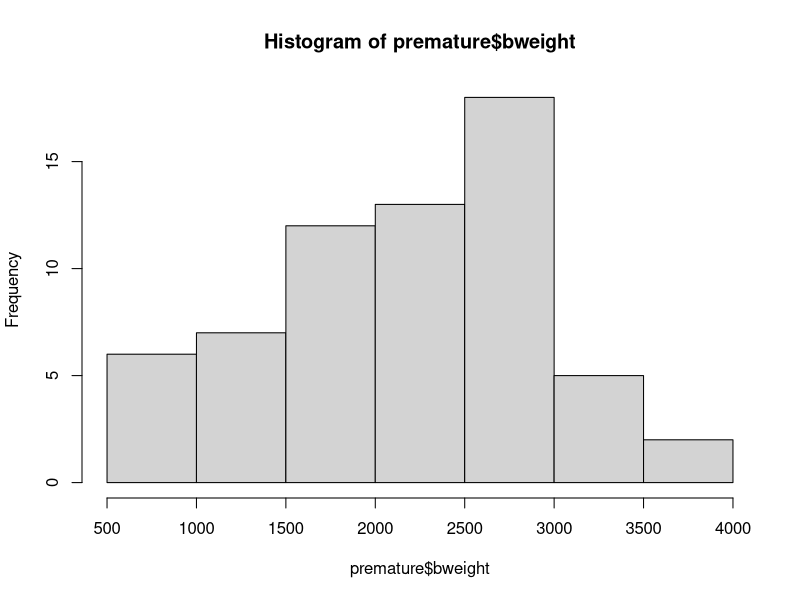
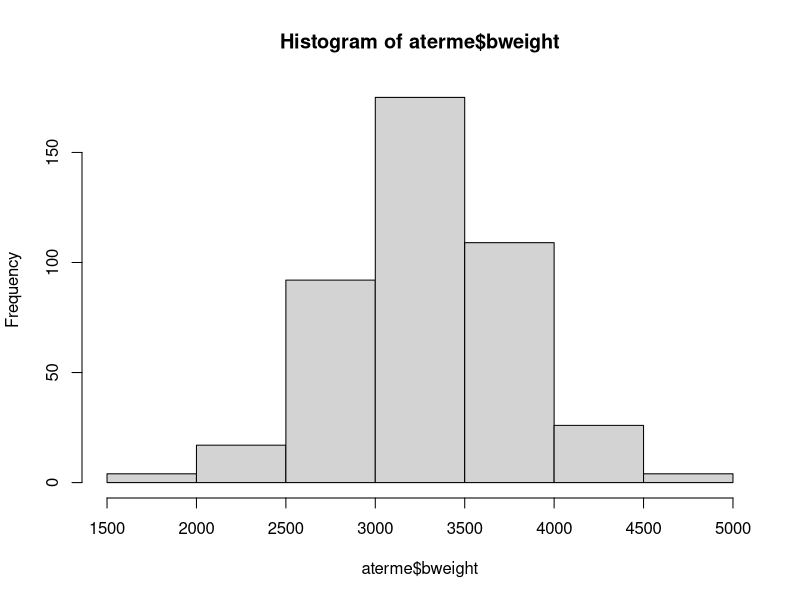
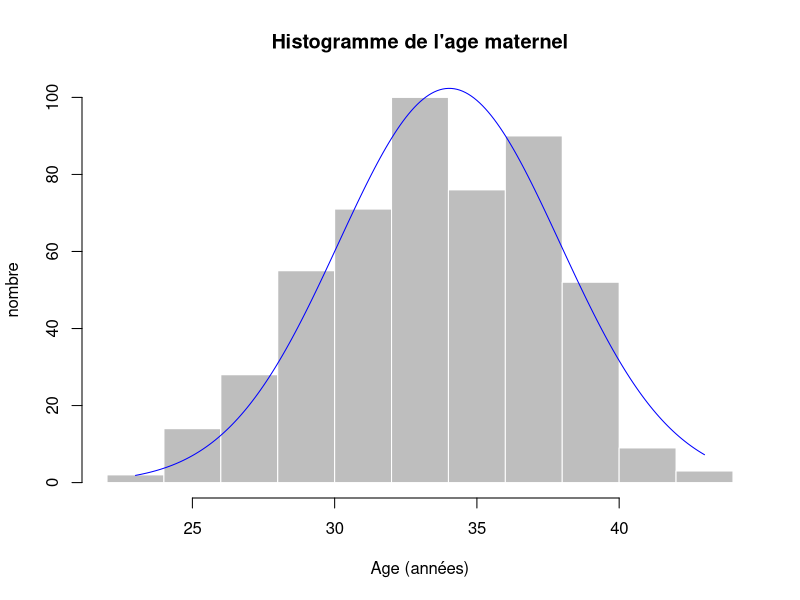
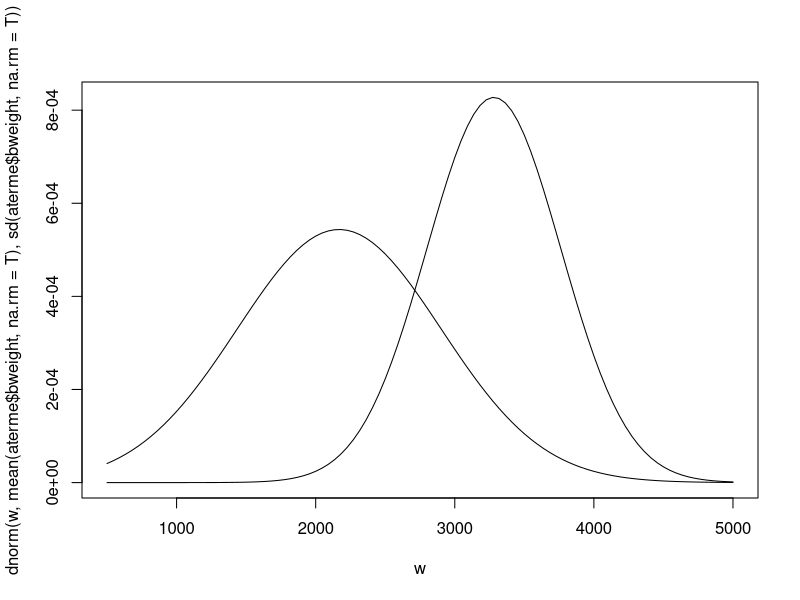

Generate these figures, in order, with R:
## ---- chunk 1
library("Epi")
data(births)
head(births)
str(births)
births$sex <- as.factor(births$sex)
births$hyp <- as.factor(births$hyp)
births$preterm <- as.factor(births$preterm)
births$lowbw <- as.factor(births$lowbw)
summary(births)

summary(births[births$preterm==0,])
summary(births[births$preterm==1,])
premature <- births[births$preterm==1,]
aterme <- births[births$preterm==0,]
hist(premature$bweight)
hist(aterme$bweight)

# age maternel
summary(births$matage)

attach(births)

hist(births$matage, main = "Histogramme de l'age maternel", ylab="nombre", xlab="Age (années)", col="gray", border="white")
mean_matage <- mean(births$matage)
sd_matage <- sd(births$matage)
x <- seq(23, 43, 0.1)
lines(x, dnorm(x, mean(matage), sd(matage)) * 1000, type = "l", col="blue")


w <- seq(500, 5000, le=100)
plot(w, dnorm(w,mean(aterme$bweight, na.rm=T),sd(aterme$bweight, na.rm=T)), xlim = c(500, 5000), type = "l")
lines(w, dnorm(w,mean(premature$bweight, na.rm=T),sd(premature$bweight, na.rm=T)), xlim = c(500, 5000))
